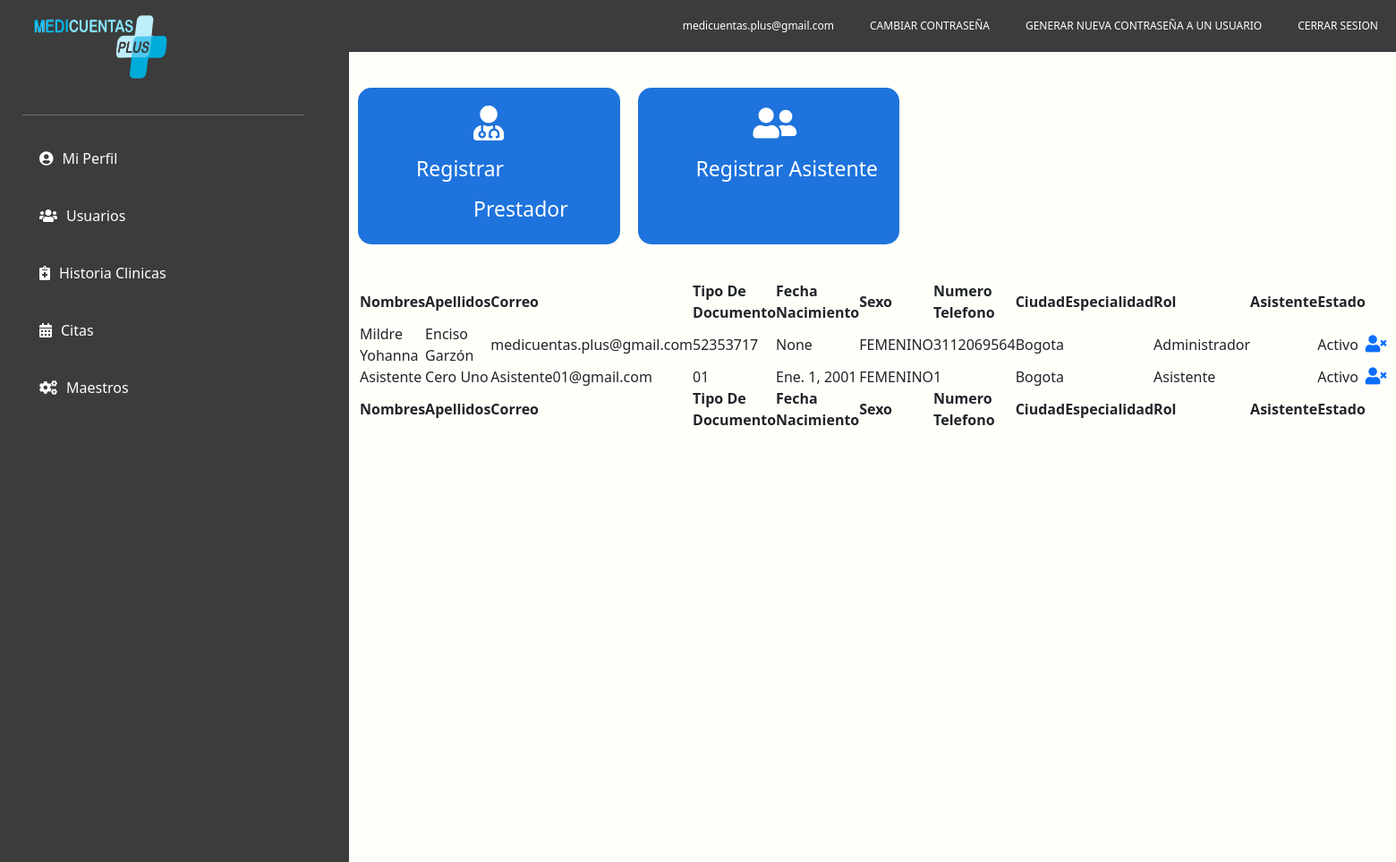
Page /usuarios (signed in) on the committed database.
### modelos/models.py (models this page shows)
class Usuario(models.Model):
    primernombre = models.CharField(max_length=1000, blank=True, null=True)
    segundonombre = models.CharField(max_length=1000, blank=True, null=True)
    primerapellido = models.CharField(max_length=1000, blank=True, null=True)
    segundoapellido = models.CharField(max_length=1000, blank=True, null=True)
    usuario = models.CharField(max_length=1000, blank=True, null=True)
    clave = models.TextField(blank=True, null=True)
    tipodocumento= models.CharField(max_length=1000, blank=True, null=True)
    numerodocumento= models.CharField(max_length=1000, blank=True, null=True)
    fechanacimiento = models.DateField(blank=True, null=True)
    edad = models.CharField(max_length=100, blank=True, null=True)
    numerotelefono = models.IntegerField( blank=True, null=True)
    ciudad = models.ForeignKey(Ciudad, on_delete=models.CASCADE,blank=True, null=True)
    especialidad = models.ForeignKey(Especialidad, on_delete=models.CASCADE,blank=True, null=True)
    rol = models.CharField(max_length=500, blank=True , null=True)
    asistente = models.CharField(max_length=500, blank=True, null= True)
    permisoscomentario = models.CharField(max_length=100, blank=True, null= True)
    sexo = models.CharField(max_length=500, blank=True, null= True)
    consultorio = models.CharField(max_length=500, blank=True, null= True)
    estado = models.CharField(max_length=500, blank=True, null= True)

class Ciudad(models.Model):
    ciudad = models.CharField(max_length=1000, blank=True, null=True)

### modelos/views.py (the view)
# urls.py: path('usuarios',usuarios),
def usuarios(request):
    if request.session.get('validar') == False:
        return redirect('/')
    else:
        usuario = Usuario.objects.get(id=request.session.get('user'))
        if usuario.rol == "Administrador":
            usuarios = Usuario.objects.all()
            return render(request,'miusuarios.html',{"usuarios":usuarios,"usuario":usuario,"sesion":request.session.get('validar')})
        else:
            return redirect('/dashboard')

### modelos/templates/miusuarios.html (shortened to what this page needs)
<!doctype html>
<html lang="en">
{% load static %}
<head>
    {% load static %}
    {% block head %}
    {% include "head.html" %}
    {% endblock %}
    <link rel="stylesheet" type="text/css" href="https://cdn.datatables.net/v/dt/dt-1.11.2/datatables.min.css" />
</head>
<body>
    <header>
        {% block header %}
        {% include "header.html" %}
        {% endblock %}
    </header>
    <main>
        <div class="container-fluid">
            <div class="row">
                <div class="col-3">
                    {% block main %}
                    {% include "main.html" %}
                    {% endblock %}
                </div>
                <div class="col-9">
                    <div class="row" id="botonregistros">
                        <div class="col-3" id="subregistros">
                            <div><i class="fas fa-user-md"></i></div>
                            <div><a href="/usuarios/registrarprestador">Registrar Prestador</a></div>
                        </div>
                        <div class="col-3" id="subregistros">
                            <div><i class="fas fa-user-friends"></i></div>
                            <div><a href="/usuarios/registarasistente">Registrar Asistente</a></div>
                        </div>
                    </div>
                    <div>
                        <table id="example" class="display nowrap" style="width:100%">
                            <thead>
                                <tr>
                                    <th>Nombres</th>
                                    <th>Apellidos</th>
                                    <th>Correo</th>
                                    <th>Tipo De Documento</th>
                                    <th>Fecha Nacimiento</th>
                                    <th>Sexo</th>
                                    <th>Numero Telefono</th>
                                    <th>Ciudad</th>
                                    <th>Especialidad</th>
                                    <th>Rol</th>
                                    <th>Asistente</th>
                                    <th>Estado</th>
                                    <th></th>
                                </tr>
                            </thead>
                            <tbody>
                                {% for user in usuarios%}
                                <tr>
                                    <td>{{user.primernombre}} {{user.segundonombre}}</td>
                                    <td>{{user.primerapellido}} {{user.segundoapellido}}</td>
                                    <td>{{user.usuario}}</td>
                                    <td>{{user.numerodocumento}}</td>
                                    <td>{{user.fechanacimiento}}</td>
                                    <td>{{user.sexo}}</td>
                                    <td>{{user.numerotelefono}}</td>
                                    <td>{{user.ciudad.ciudad}}</td>
                                    <td>
                                    </td>
                                    <td>{{user.rol}}</td>
                                    <td>
                                    </td>
                                    <td>
                                        {{user.estado}}
                                    </td>
                                    <td>
                                        <div class="w-100 row">
                                            <div class="col-md-1">
                                                {% if user.estado == 'Activo'%}
                                                <a type="button" href="/usuarios/inactivar/activar/{{user.id}}"
                                                    style="width: 10%;"><i class="fas fa-user-times"
                                                        style="font-size: 19px; margin-right: 90px;"></i></a>
                                                {%else%}
                                                <a type="button" href="/usuarios/inactivar/activar/{{user.id}}"
                                                    style="width: 10%;"><i class="fas fa-user"
                                                        style="font-size: 19px; margin-right: 90px;"></i></a>
                                                {%endif%}
                                            </div>
                                            <div class="col-md-1"
                                                style="margin-left: 35px; float: left; position: absolute;">
                                            </div>
                                        </div>
                                    </td>
                                </tr>
                                {% endfor %}
                            </tbody>
                            <tfoot>
                                <tr>
                                    <th>Nombres</th>
                                    <th>Apellidos</th>
                                    <th>Correo</th>
                                    <th>Tipo De Documento</th>
                                    <th>Fecha Nacimiento</th>
                                    <th>Sexo</th>
                                    <th>Numero Telefono</th>
                                    <th>Ciudad</th>
                                    <th>Especialidad</th>
                                    <th>Rol</th>
                                    <th>Asistente</th>
                                    <th>Estado</th>
                                    <th></th>
                                </tr>
                            </tfoot>
                        </table>
                    </div>
                </div>
            </div>
        </div>
    </main>
</body>
</html>

### modelos/templates/header.html (shortened to what this page needs)
{%load static%}
<img src="{% static 'imagenes/logo1.png'%}" class="img-1">
<nav>
    <ul>
        <li><a href="/logout">CERRAR SESION</a></li>
        {% if usuario.rol == 'Administrador'%}
        <li><a href="/cclaveusuario">GENERAR NUEVA CONTRASEÑA A UN USUARIO</a></li>
        {%endif%}
        <li><a href="/cambioclave/{{usuario.id}}">CAMBIAR CONTRASEÑA</a></li>
        <li><a href="#">{{usuario.usuario}}</a></li>
    </ul>
</nav>

### static/css/index.css (style rules this page uses)
* { margin:0; padding:0; }
body { background:#FFFFFA; }
header { width:100%; }
header nav { width:100%; max-width:100%; height: 100%; background:#3c3c3c; }
header nav ul { overflow:hidden; list-style:none; }
header nav ul li { float:right; }
header nav ul li a { color:#fff; padding:20px; display:block; text-decoration:none; font-size: 12px; }
.container-fluid { margin-top: -16px; }
.container-fluid .col-3 { height: calc(100vh- 75px); overflow: auto; background:#3c3c3c; }
.img-1 { width: 10%; height: 80px; position: absolute; margin: 12px 35px; }
#botonregistros { margin-top: 30px; margin-bottom: 30px; }
#subregistros { background-color:#1e73dc; padding: 20px; margin: 10px; border-radius: 15px; }
#subregistros div { margin-left: 109px; font-size: 30px; }
#subregistros div a { text-decoration: none; font-size: 23px; margin-left: -64px; color: #fff; }
#subregistros div i { color: #fff; font-size: 39px; }

### rows in the picture
Usuario: usuario "medicuentas.plus@gmail.com", primernombre "Mildre", segundonombre "Yohanna", primerapellido "Enciso", segundoapellido "Garzón", numerodocumento "52353717", fechanacimiento "None", sexo "FEMENINO", numerotelefono "3112069564", ciudad.ciudad "Bogota", rol "Administrador", estado "Activo"
Usuario: primernombre "Asistente", primerapellido "Cero", segundoapellido "Uno", usuario "Asistente01@gmail.com", numerodocumento "01", fechanacimiento "Ene. 1, 2001", sexo "FEMENINO", numerotelefono "1", ciudad.ciudad "Bogota", rol "Asistente", estado "Activo"
